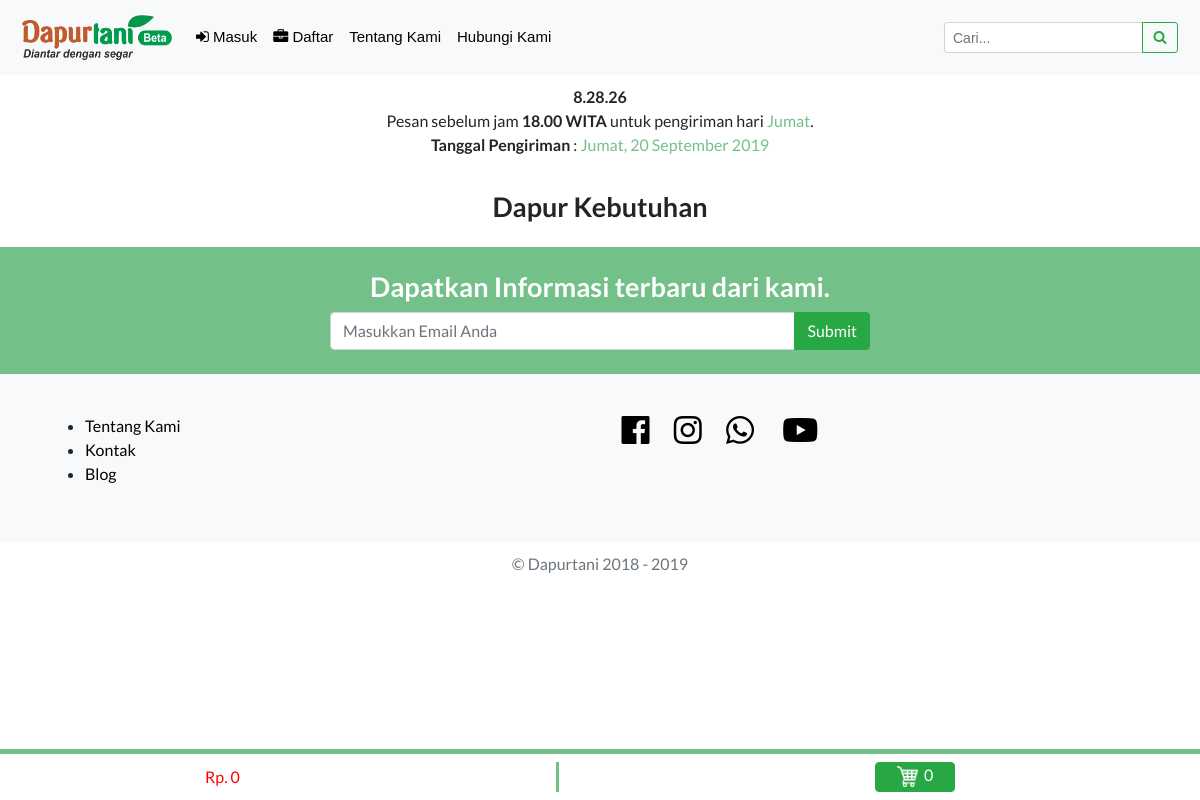
/index.php/home/d_kebutuhan, run on an earlier commit of the app's database.
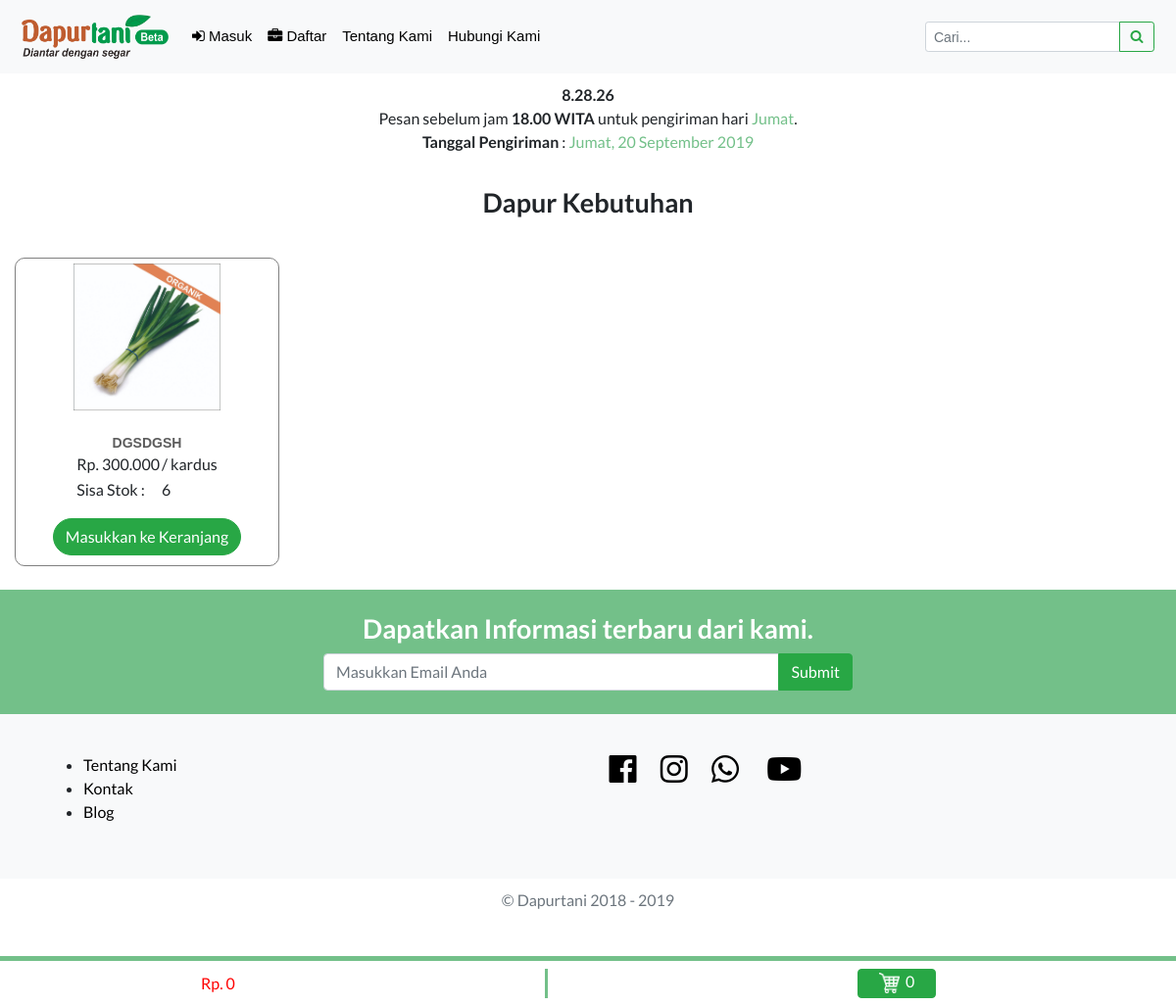
And on a later commit of the database.
### tables this page shows
CREATE TABLE `t_d_kebutuhan` (
  `id_d_kebutuhan` int(11) NOT NULL,
  `nm_barang` varchar(255) NOT NULL,
  `harga` int(11) NOT NULL,
  `satuan` varchar(30) NOT NULL,
  `stock` int(11) NOT NULL,
  `gambar` varchar(255) NOT NULL
);

### application/controllers/Home.php (called while the page is built, shortened)
  <?php
class Home extends CI_Controller {
  function __construct()
{
    $this->load->library(array('template', 'cart', 'form_validation', 'email', 'session'));
    $this->load->model(array('app', 'admin'));
    $this->load->helper(['form','security','string']);
}
  public function d_kebutuhan()
  {
    $data['data'] = $this->app->get_all('t_d_kebutuhan');
    $this->load->view('user/d_kebutuhan', $data);
  }
}

### index.php (called while the page is built, shortened)
<?php
require_once BASEPATH.'core/CodeIgniter.php';

### application/models/App.php (called while the page is built, shortened)
<?php
class App extends CI_Model {
	function get_all($table)
	{
		$this->db->from($table);
		return $this->db->get();
	}
}

### application/views/user/d_kebutuhan.php (the view, shortened to what the changed rows need)
<!DOCTYPE html>
<html lang="en">
  <head>
    <link rel="stylesheet" href="https://stackpath.bootstrapcdn.com/bootstrap/4.1.3/css/bootstrap.min.css">
    <link href="https://cdnjs.cloudflare.com/ajax/libs/font-awesome/4.7.0/css/font-awesome.min.css" rel="stylesheet">
    <link href="<?= base_url(); ?>assets/vendor/fontawesome-free/css/all.min.css" rel="stylesheet">
    <link href="<?= base_url(); ?>assets/vendor/font-awesome/css/font-awesome.min.css" rel="stylesheet">
    <link href="<?= base_url(); ?>assets/vendor/simple-line-icons/css/simple-line-icons.css" rel="stylesheet" type="text/css">
    <link href="<?= base_url(); ?>assets/vendor/owlcarousel/assets/owl.carousel.min.css" rel="stylesheet">
    <link href="<?= base_url(); ?>assets/vendor/owlcarousel/assets/owl.theme.default.min.css" rel="stylesheet">
    <link href="<?= base_url(); ?>assets/css/style.css" rel="stylesheet">
    <link href="<?= base_url(); ?>assets/css/sidebar.css" rel="stylesheet">
  </head>
<body id="header" onload="setInterval('reloadwaktu()');">
    <section class="box-sayur text-center pt-4" id="belisayur">
      <h2>Dapur Kebutuhan</h2>
      <div class="row isi-box-sayur">
         <?php foreach($data->result() as $kebutuhan) : ?>
           <div class="col-6 col-md-6 col-sm-6 col-lg-3 col-xl-3 my-col">
             <div class="work">
                 <img class="sayur" src="<?= base_url(); ?>assets/upload/<?= $kebutuhan->gambar; ?>" alt="">
                 <div class="work-bottom">
                   <h3><?= $kebutuhan->nm_barang; ?></h3>
                   <div class="row">
                     <div class="col-sm-12">
                       <table align="center">
                         <tr>
                   <td align="left">Rp. <?= number_format($kebutuhan->harga, 0, ',', '.'); ?></td>
                   <td align="left">/ <?= $kebutuhan->satuan; ?></td>
                 </tr>
                 <tr>
                   <td align="left">Sisa Stok : </td>
                   <td align="left"> <?= $kebutuhan->stock; ?></td>
                 </tr>
               </table>
             </div>
           </div>
                 <a class="btn btn-beli btn-success" href="<?= base_url(); ?>cart/kebutuhan/<?= $kebutuhan->id_d_kebutuhan; ?>">Masukkan ke Keranjang</a>
               </div>
             </div>
           </div>
        <?php endforeach; ?>
      </div>
    </section>
<br>
<section class="berlangganan text-white pt-4 pb-4" id="berlangganan">
  <div class="container">
    <div class="row justify-content-md-center">
      <div class="col-xl-9 text-center">
        <h1 class="mb-2">Dapatkan Informasi terbaru dari kami.</h1>
      </div>
      </div>
    </div>
</section>
</body>
</html>

What changed in the data, as far as the page shows it:
added t_d_kebutuhan: gambar (picture), nm_barang "DGSDGSH", harga "300.000", satuan "kardus", stock "6"
